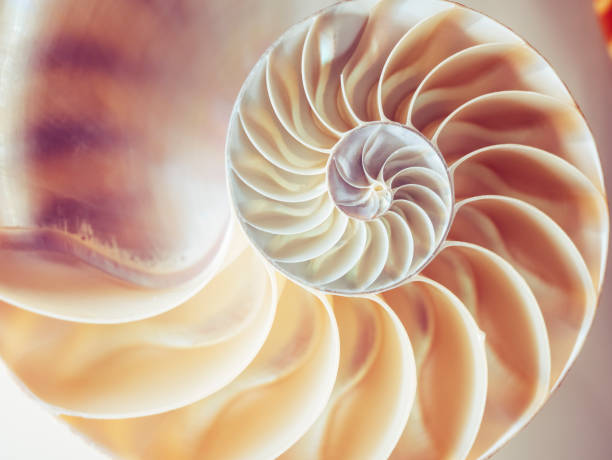
#> input picture images/original/shell.jpg, 612 x 460 px
$ python ImgSmallerSecret.py
#> lines starting #> are read from the running program, lines starting #| are printed output that depends on the picture
### imageManipulator.py
import cv2


def pad_image_to_fit(image, target_size):
    target_width, target_height = target_size
    h, w = image.shape[:2]

    # # Calculate padding to center the image
    top_pad = (target_height - h) // 2
    bottom_pad = target_height - h - top_pad
    left_pad = (target_width - w) // 2
    right_pad = target_width - w - left_pad

    # Pad the image
    padded_image = cv2.copyMakeBorder(image, top_pad, bottom_pad, left_pad, right_pad, cv2.BORDER_CONSTANT, value=0)

    return padded_image


def resize_image_to_fit(image, target_size):
    target_width, target_height = target_size
    h, w = image.shape[:2]

    # if h > target_height or w > target_width:
    scaling_factor = min(target_height / h, target_width / w)
    new_height = int(h * scaling_factor)
    new_width = int(w * scaling_factor)

    # Resize the image
    resized_image = cv2.resize(image, (new_width, new_height), interpolation=cv2.INTER_AREA)

    if new_width == target_width and new_height == target_height:
        return resized_image
    else:
        padded_image = pad_image_to_fit(resized_image.copy(), target_size)
    return padded_image
    # else:
    #     padded_image = pad_image_to_fit(image.copy(), target_size)
    #     return padded_image


# [24 lines left out: function compute_difference, not called in this run]


# Example usage
# embedded_image = cv2.imread("images/original/sid.jpg")
# resized_image = resize_image_to_fit(embedded_image, (700, 400))
#
# cv2.imwrite("resize_sid.jpg", resized_image)

### ImgSmallerSecret.py
import imageManipulator
import cv2
import numpy as np

def resizeSecret(host_img, secret_img):
    height_host, width_host, _ = host_img.shape
    # Resize secret image to 1/3 the width of the host image
    return imageManipulator.resize_image_to_fit(secret_img, (width_host // 3, height_host))

# Encryption function
def encrypt(host_img, secret_img):
    resized_secret_img = resizeSecret(host_img, secret_img)
    for height in range(resized_secret_img.shape[0]):
        for width in range(resized_secret_img.shape[1]):
            for channel in range(3):
                # Convert pixel values to binary
                v1 = format(host_img[height][width][channel], '08b')
                v2 = format(resized_secret_img[height][width][channel], '08b')

                # Combine 4 MSBs from host and secret images
                v3 = v1[:4] + v2[:4]

                # Update the host image with the embedded secret
                host_img[height][width][channel] = int(v3, 2)

    # Save the encrypted image
    cv2.imwrite('encrypted.png', host_img)

def decrypt():
    encrypted_img = cv2.imread('encrypted.png')
    # Get dimensions of the encrypted image
    height, width, _ = encrypted_img.shape
    secret_width = width // 3

    # Create an empty array for the secret image
    secret_img = np.zeros((height, secret_width, 3), dtype=np.uint8)

    for height_idx in range(height):
        for width_idx in range(secret_width):
            for channel in range(3):
                # Extract 8-bit pixel value from the encrypted image
                encrypted_pixel = format(encrypted_img[height_idx][width_idx][channel], '08b')

                # Extract the 4 LSBs (embedded secret information)
                lsb_bits = encrypted_pixel[4:]

                # Reconstruct the secret image pixel value
                secret_img[height_idx, width_idx, channel] = int(lsb_bits + '0000', 2)

    # Save the reconstructed secret image

    cv2.imwrite('secret_decrypted.png', secret_img)

# Load images
host = cv2.imread('images/original/shell.jpg')
#> host is the input picture: shape (460, 612, 3); mean B, G, R 146.2, 167.5, 202
secret = cv2.imread('images/original/matrioska.jpg')
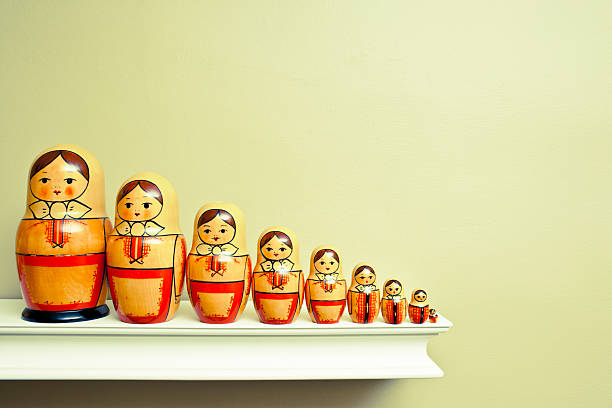
#> input picture images/original/matrioska.jpg, 612 x 408 px
#> secret is the input picture: shape (408, 612, 3); mean B, G, R 152.7, 205.1, 217

# Perform encryption and decryption
encrypt(host, secret)
#> in resize_image_to_fit, `resized_image = cv2.resize(image, (new_width, new_height), interpolati..`:
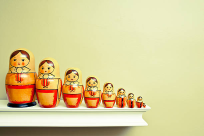
#> resized_image: shape (136, 204, 3); mean B, G, R 152.6, 205.1, 217.1
#> in pad_image_to_fit, `padded_image = cv2.copyMakeBorder(image, top_pad, bottom_pad, left_pad..`:
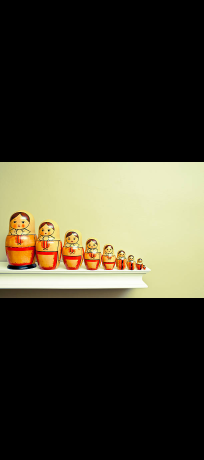
#> padded_image: shape (460, 204, 3); mean of channels 0, 1, 2 45.1, 60.6, 64.2; drawn as B, G, R
decrypt()
